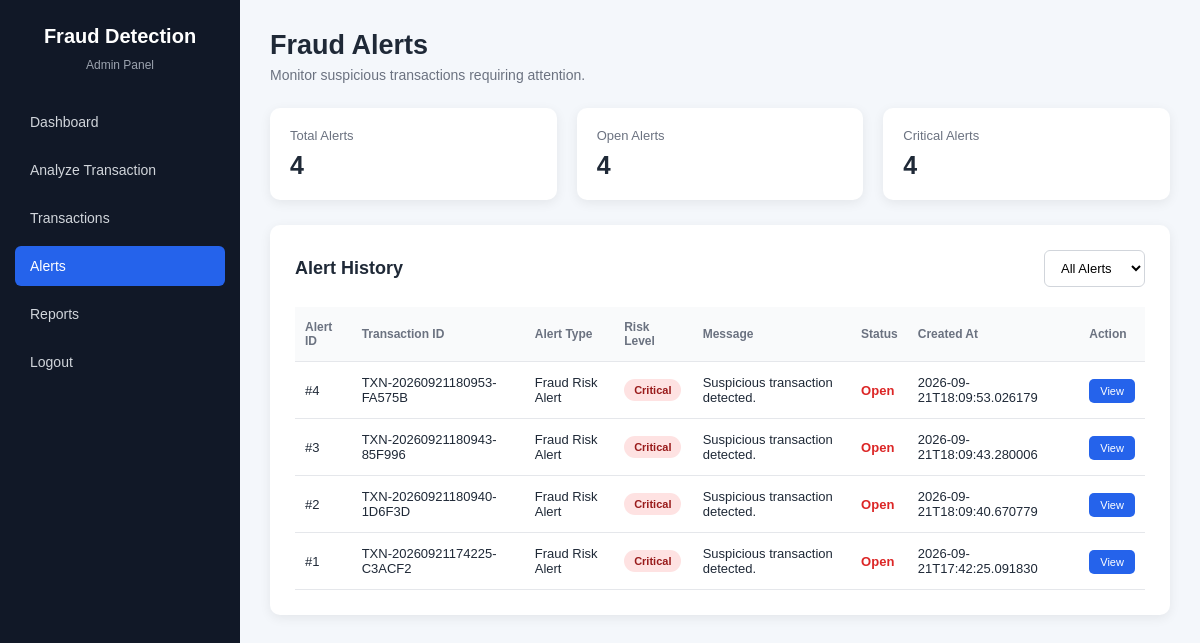
/alerts (signed in), run on the app's committed database.
### tables this page shows
CREATE TABLE alerts (

            id INTEGER PRIMARY KEY AUTOINCREMENT,

            transaction_id TEXT NOT NULL,

            alert_type TEXT,

            risk_level TEXT,

            message TEXT,

            status TEXT DEFAULT 'Open',

            created_at TEXT NOT NULL,

            resolved_at TEXT,

            resolved_by TEXT

        );

### app/.ipynb_checkpoints/app-checkpoint.py (the view)
@app.route("/alerts")
def alerts():
    if not login_required():
        return redirect(
            url_for("login")
        )
    all_alerts = (
        get_all_alerts()
    )
    open_alerts = (
        get_open_alerts()
    )
    critical_alerts = [
        alert
        for alert in all_alerts
        if alert.get("risk_level")
        == "Critical"
    ]
    return render_template(
        "alerts.html",
        alerts=
            all_alerts,
        open_alerts=
            open_alerts,
        critical_alerts=
            critical_alerts
    )

### app/.ipynb_checkpoints/app-checkpoint.py (called while the page is built)
def login_required():
    return "username" in session

### app/database.py (called while the page is built)
def get_connection():
    conn = sqlite3.connect(str(DATABASE))
    conn.row_factory = sqlite3.Row
    return conn

def get_all_alerts():
    conn = get_connection()
    rows = conn.execute("""
        SELECT *
        FROM alerts
        ORDER BY id DESC
    """).fetchall()
    conn.close()
    return [dict(row) for row in rows]

def get_open_alerts():
    conn = get_connection()
    rows = conn.execute("""
        SELECT *
        FROM alerts

        WHERE status = 'Open'

        ORDER BY id DESC
    """).fetchall()
    conn.close()
    return [dict(row) for row in rows]

### templates/alerts.html (shortened to what this page needs)
<!DOCTYPE html>
<html lang="en">
<head>
</head>
<body>
<div class="container">
    <aside class="sidebar">
        <h2>Fraud Detection</h2>
        <p>Admin Panel</p>
        <a href="{{ url_for('dashboard') }}" class="nav-link">
            Dashboard
        </a>
        <a href="{{ url_for('prediction') }}" class="nav-link">
            Analyze Transaction
        </a>
        <a href="{{ url_for('transactions') }}" class="nav-link">
            Transactions
        </a>
        <a href="{{ url_for('alerts') }}" class="nav-link active">
            Alerts
        </a>
        <a href="{{ url_for('reports') }}" class="nav-link">
            Reports
        </a>
        <a href="{{ url_for('logout') }}" class="nav-link">
            Logout
        </a>
    </aside>
    <main class="main">
        <div class="topbar">
            <h1>
                Fraud Alerts
            </h1>
            <p>
                Monitor suspicious transactions requiring attention.
            </p>
        </div>
        <div class="summary-grid">
            <div class="summary-card">
                <div class="summary-title">
                    Total Alerts
                </div>
                <div class="summary-value">
                    {{ alerts|length }}
                </div>
            </div>
            <div class="summary-card">
                <div class="summary-title">
                    Open Alerts
                </div>
                <div class="summary-value">
                    {{ open_alerts|length }}
                </div>
            </div>
            <div class="summary-card">
                <div class="summary-title">
                    Critical Alerts
                </div>
                <div class="summary-value">
                    {{ critical_alerts|length }}
                </div>
            </div>
        </div>
        <div class="table-card">
            <div class="table-header">
                <h2>
                    Alert History
                </h2>
                <select
                    class="filter"
                    id="statusFilter"
                    onchange="filterAlerts()"
                >
                    <option value="all">
                        All Alerts
                    </option>
                </select>
            </div>
            <div class="table-wrapper">
                <table id="alertTable">
                    <thead>
                        <tr>
                            <th>
                                Alert ID
                            </th>
                            <th>
                                Transaction ID
                            </th>
                            <th>
                                Alert Type
                            </th>
                            <th>
                                Risk Level
                            </th>
                            <th>
                                Message
                            </th>
                            <th>
                                Status
                            </th>
                            <th>
                                Created At
                            </th>
                            <th>
                                Action
                            </th>
                        </tr>
                    </thead>
                    <tbody>
                        {% if alerts %}
                            {% for alert in alerts %}
                            <tr>
                                <td>
                                    #{{ alert.id }}
                                </td>
                                <td>
                                    {{ alert.transaction_id }}
                                </td>
                                <td>
                                    {{ alert.alert_type }}
                                </td>
                                <td>
                                    {% if alert.risk_level == "Low" %}
                                        <span class="risk-badge low">
                                            Low
                                        </span>
                                    {% elif alert.risk_level == "Medium" %}
                                        <span class="risk-badge medium">
                                            Medium
                                        </span>
                                    {% elif alert.risk_level == "High" %}
                                        <span class="risk-badge high">
                                            High
                                        </span>
                                    {% elif alert.risk_level == "Critical" %}
                                        <span class="risk-badge critical">
                                            Critical
                                        </span>
                                    {% else %}
                                        <span class="risk-badge">
                                            {{ alert.risk_level }}
                                        </span>
                                    {% endif %}
                                </td>
                                <td>
                                    {{ alert.message }}
                                </td>
                                <td data-status="{{ alert.status }}">
                                    {% if alert.status == "Open" %}
                                        <span class="open">
                                            Open
                                        </span>
                                    {% elif alert.status == "Resolved" %}
                                        <span class="resolved">
                                            Resolved
                                        </span>
                                    {% else %}
                                        {{ alert.status }}
                                    {% endif %}
                                </td>
                                <td>
                                    {{ alert.created_at }}
                                </td>
                                <td>
                                    <a
                                        href="{{ url_for('transaction_detail', transaction_id=alert.transaction_id) }}"
                                        class="view-btn"
                                    >
                                        View
                                    </a>
                                </td>
                            </tr>
                            {% endfor %}
                        {% endif %}
                    </tbody>
                </table>
            </div>
        </div>
    </main>
</div>
</body>
</html>

### templates/alerts.html (style rules this page uses)
* { margin: 0; padding: 0; box-sizing: border-box; font-family: Arial, sans-serif; }
body { background: #f4f7fb; color: #1f2937; }
.container { display: flex; min-height: 100vh; }
.sidebar { width: 240px; background: #111827; color: white; padding: 25px 15px; position: fixed; top: 0; bottom: 0; left: 0; }
.sidebar h2 { text-align: center; font-size: 20px; margin-bottom: 35px; }
.sidebar p { text-align: center; font-size: 12px; color: #9ca3af; margin-top: -25px; margin-bottom: 30px; }
.nav-link { display: block; text-decoration: none; color: #d1d5db; padding: 12px 15px; margin-bottom: 8px; border-radius: 6px; font-size: 14px; }
.nav-link:hover, .nav-link.active { background: #2563eb; color: white; }
.main { margin-left: 240px; width: calc(100% - 240px); padding: 30px; }
.topbar { margin-bottom: 25px; }
.topbar h1 { font-size: 27px; }
.topbar p { color: #6b7280; margin-top: 6px; font-size: 14px; }
.summary-grid { display: grid; grid-template-columns: repeat(3, 1fr); gap: 20px; margin-bottom: 25px; }
.summary-card { background: white; padding: 20px; border-radius: 10px; box-shadow: 0 3px 12px rgba(0, 0, 0, 0.07); }
.summary-title { color: #6b7280; font-size: 13px; margin-bottom: 8px; }
.summary-value { font-size: 25px; font-weight: bold; }
.table-card { background: white; padding: 25px; border-radius: 10px; box-shadow: 0 3px 12px rgba(0, 0, 0, 0.07); }
.table-header { display: flex; justify-content: space-between; align-items: center; margin-bottom: 20px; }
.table-header h2 { font-size: 18px; }
.filter { padding: 9px 12px; border: 1px solid #d1d5db; border-radius: 6px; background: white; font-size: 13px; outline: none; }
.table-wrapper { width: 100%; overflow-x: auto; }
table { width: 100%; border-collapse: collapse; min-width: 850px; }
th { text-align: left; padding: 13px 10px; background: #f9fafb; color: #6b7280; font-size: 12px; border-bottom: 1px solid #e5e7eb; }
td { padding: 13px 10px; border-bottom: 1px solid #e5e7eb; font-size: 13px; }
.risk-badge { display: inline-block; padding: 5px 10px; border-radius: 20px; font-size: 11px; font-weight: 600; }
.critical { background: #fee2e2; color: #991b1b; }
.open { color: #dc2626; font-weight: 600; }
.view-btn { text-decoration: none; background: #2563eb; color: white; padding: 6px 11px; border-radius: 5px; font-size: 11px; }

### data on the page
alerts: id "4", transaction_id "TXN-20260921180953-FA575B", alert_type "Fraud Risk Alert", risk_level "Critical", message "Suspicious transaction detected.", status "Open", created_at "2026-09-21T18:09:53.026179"
alerts: id "3", transaction_id "TXN-20260921180943-85F996", alert_type "Fraud Risk Alert", risk_level "Critical", message "Suspicious transaction detected.", status "Open", created_at "2026-09-21T18:09:43.280006"
alerts: id "2", transaction_id "TXN-20260921180940-1D6F3D", alert_type "Fraud Risk Alert", risk_level "Critical", message "Suspicious transaction detected.", status "Open", created_at "2026-09-21T18:09:40.670779"
alerts: id "1", transaction_id "TXN-20260921174225-C3ACF2", alert_type "Fraud Risk Alert", risk_level "Critical", message "Suspicious transaction detected.", status "Open", created_at "2026-09-21T17:42:25.091830"

### other printed values
{{ alerts|length }} "4"
{{ open_alerts|length }} "4"
{{ critical_alerts|length }} "4"
